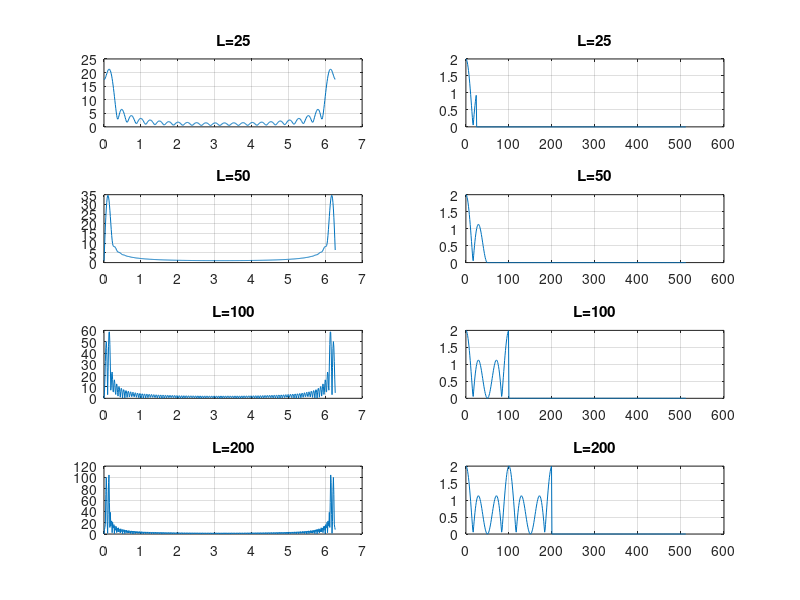

Here is the MATLAB script that generated this plot:

clear ; close all ; clc ; 

N=512;


% For L=25
L=25;
n=0:L-1;
k=0:N-1;
wk=2*pi*k/N;

x = cos(0.04*pi*n)+ cos(0.02*pi*n);
for i=0:L-1
    w(i+1)=1;
end

xc = x.*w;
xc = [xc,zeros(1,N-L)];
Xc = fft(xc);
figure('Name','Magnitude spectrums');
subplot(421);plot(wk,abs(Xc));title('L=25');grid on;
subplot(422);plot(k,abs(xc));title('L=25');grid on;

% For L=50
L=50;
n=0:L-1;
k=0:N-1;
wk=2*pi*k/N;

x = cos(0.04*pi*n)+ cos(0.02*pi*n);
for i=0:L-1
    w(i+1)=1;
end

xc = x.*w;
xc = [xc,zeros(1,N-L)];
Xc = fft(xc);
subplot(423);plot(wk,abs(Xc));title('L=50');grid on;
subplot(424);plot(k,abs(xc));title('L=50');grid on;

% For L=100
L=100;
n=0:L-1;
k=0:N-1;
wk=2*pi*k/N;

x = cos(0.04*pi*n)+ cos(0.02*pi*n);
for i=0:L-1
    w(i+1)=1;
end

xc = x.*w;
xc = [xc,zeros(1,N-L)];
Xc = fft(xc);
subplot(425);plot(wk,abs(Xc));title('L=100');grid on;
subplot(426);plot(k,abs(xc));title('L=100');grid on;

% For L=200
L=200;
n=0:L-1;
k=0:N-1;
wk=2*pi*k/N;

x = cos(0.04*pi*n)+ cos(0.02*pi*n);
for i=0:L-1
    w(i+1)=1;
end

xc = x.*w;
xc = [xc,zeros(1,N-L)];
Xc = fft(xc);
subplot(427);plot(wk,abs(Xc));title('L=200');grid on;
subplot(428);plot(k,abs(xc));title('L=200');grid on;

